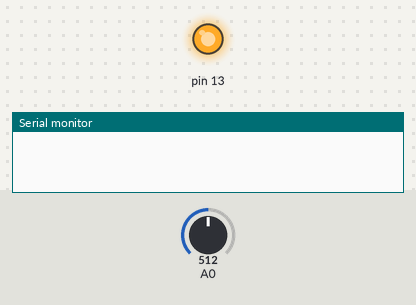
A sketch run on a simulated Arduino Uno, built with avr-gcc and run on an emulated ATmega328P. Parts: output pins drawn as LEDs (lit = HIGH), the last lines printed to the serial monitor. Dashed ring = blinking. Inputs (shaded band) come from the test bench; at power-on: A0 = 512.

Above: at 1.2 s.
1.3 s: A0 set to 573
2.8 s: A0 set to 598
At 2.95 s:
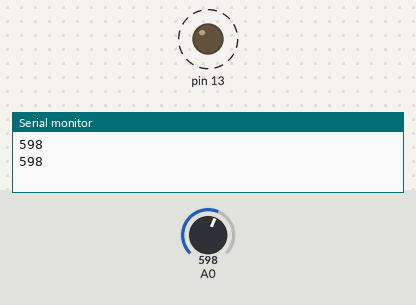
5.8 s: A0 set to 570
At 6.9 s:
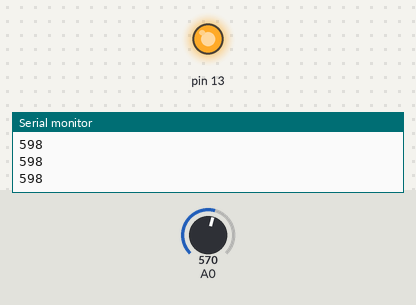
7.3 s: A0 set to 590
At 7.55 s:
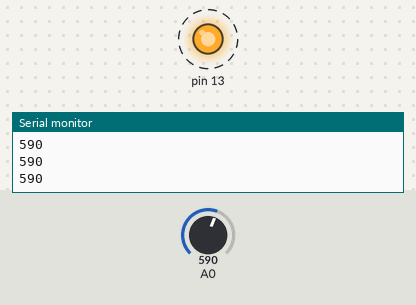
Timing chart, 0 to 11.3 s (numbered marks = the images above; inputs shaded):
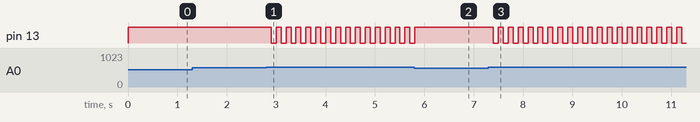

Measured:
- the behaviour switches between 580 and 581 on A0 (found by bisection; images 0 and 1)
- after the input at 1.3 s, every drawn part: stays the same
- after the input at 2.8 s, pin 13: alternates HIGH for 0.10 s and LOW for 0.10 s, starting after 0.10 s
- after the input at 5.8 s, pin 13: goes on until 5.8 s, then stays HIGH
- after the input at 7.3 s, pin 13: alternates HIGH for 0.10 s and LOW for 0.10 s, starting after 0.10 s

The sketch:

KY038_Turn_on_LED_by_clapping.ino
```cpp
int var = 1;

void setup () {
  Serial.begin(9600);
  pinMode (13, OUTPUT);
}

void loop () {
  int soundDetected = analogRead(A0);
  if (soundDetected > 580) {
    Serial.println(soundDetected);
    var += 1;
    if (var > 2) {
      var = 1;
    }
    delay(100);
  }
  if (var == 1) {
    digitalWrite(13,HIGH);
  } else {
    digitalWrite(13,LOW);
  }
}
```
